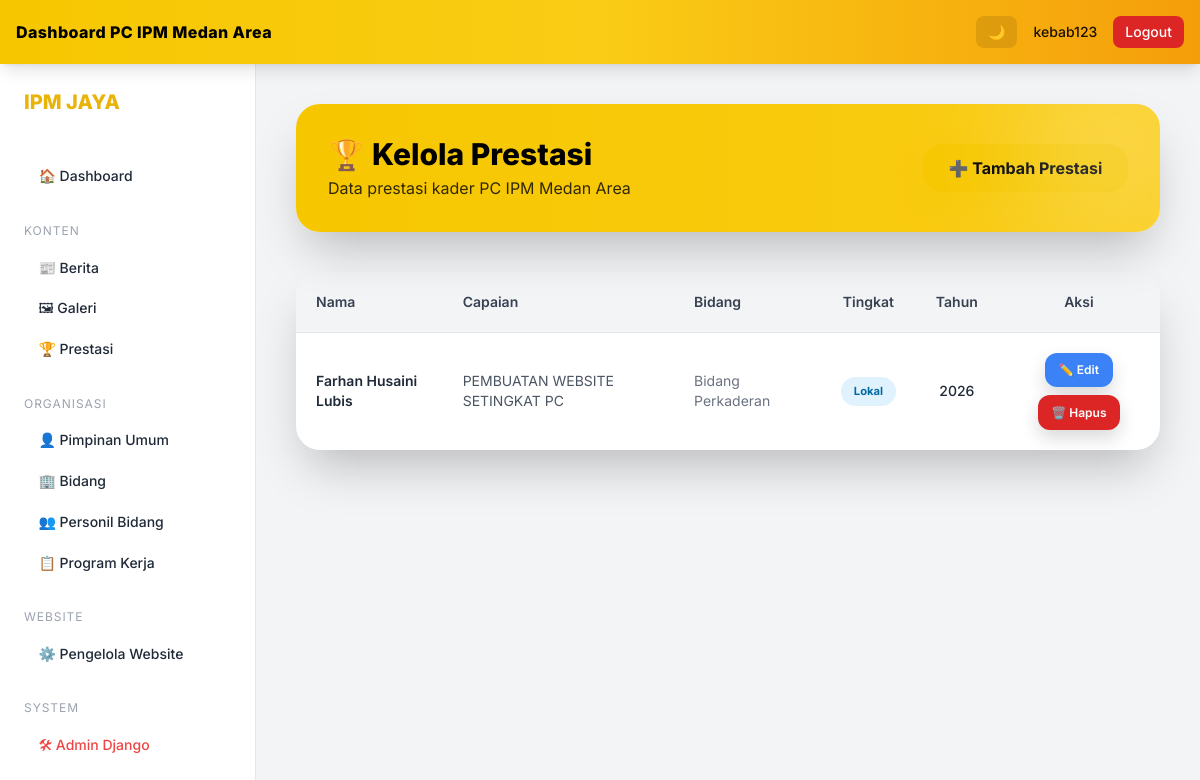
The page /editor/prestasi/ (signed in) on the database its author committed.
### blog/models.py (models this page shows, shortened)
class Prestasi(models.Model):
    nama = models.CharField(max_length=150)
    bidang = models.ForeignKey(
        Bidang,
        on_delete=models.SET_NULL,
        null=True,
        blank=True
    )
    capaian = models.CharField(max_length=200)
    foto = models.ImageField(upload_to='prestasi/', blank=True, null=True)
    tingkat = models.CharField(
        max_length=30,
        choices=[
            ('lokal', 'Lokal'),
            ('daerah', 'Daerah'),
            ('nasional', 'Nasional'),
            ('internasional', 'Internasional'),
        ]
    )
    tahun = models.PositiveIntegerField()
    keterangan = models.TextField(blank=True)
    class Meta:
        ordering = ['-tahun']

class Bidang(models.Model):
    nama = models.CharField(max_length=100)
    slug = models.SlugField(unique=True)
    deskripsi = models.TextField(blank=True)
    foto = models.ImageField(
        upload_to='bidang/',
        blank=True,
        null=True
    )

### blog/views_editor.py (the view)
@login_required
def editor_prestasi(request):
    if not editor_only(request.user):
        return HttpResponseForbidden("Tidak punya akses")
    prestasi_list = Prestasi.objects.select_related('bidang').order_by('-tahun')
    return render(
        request,
        'editor/prestasi/prestasi_list.html',
        {'prestasi_list': prestasi_list}
    )

### blog/context_processors.py (called while the page is built)
def global_user_role(request):
    user = request.user
    return {
        'is_editor': (
            user.is_authenticated and
            user.groups.filter(name__in=['Dewa', 'admin']).exists()
        ),
        'is_dewa': (
            user.is_authenticated and
            user.groups.filter(name='Dewa').exists()
        ),
    }

### blog/views_editor.py (called while the page is built)
def editor_only(user):
    return (
        user.is_authenticated and
        user.groups.filter(name__in=['Dewa', 'admin']).exists()
    )

### templates/editor/prestasi/prestasi_list.html (shortened to what this page needs)
{% extends "editor/base_editor.html" %}
{% block content %}
<div class="max-w-7xl mx-auto space-y-10 animate-fadeIn">
  <div class="relative overflow-hidden rounded-3xl
              bg-gradient-to-r from-[#F6C700] to-yellow-400
              p-8 text-black shadow-2xl">
    <div class="flex flex-col md:flex-row md:items-center md:justify-between gap-4">
      <div>
        <h1 class="text-3xl font-extrabold">
          🏆 Kelola Prestasi
        </h1>
        <p class="mt-1 opacity-80 max-w-xl">
          Data prestasi kader PC IPM Medan Area
        </p>
      </div>
      <a href="{% url 'tambah_prestasi' %}"
         class="btn-primary">
        ➕ Tambah Prestasi
      </a>
    </div>
    <div class="absolute -top-10 -right-10 w-44 h-44 bg-white/30 rounded-full blur-3xl"></div>
  </div>
  <div class="bg-white dark:bg-slate-800 rounded-3xl shadow-2xl overflow-x-auto">
    <table class="w-full text-sm">
      <thead class="bg-gray-100 dark:bg-slate-700 text-gray-700 dark:text-gray-200">
        <tr>
          <th class="p-5 text-left font-semibold">Nama</th>
          <th class="p-5 text-left font-semibold">Capaian</th>
          <th class="p-5 text-left font-semibold">Bidang</th>
          <th class="p-5 text-center font-semibold">Tingkat</th>
          <th class="p-5 text-center font-semibold">Tahun</th>
          <th class="p-5 text-center font-semibold">Aksi</th>
        </tr>
      </thead>
      <tbody>
      {% for p in prestasi_list %}
        <tr class="group border-t dark:border-slate-700
                   hover:bg-yellow-50/60 dark:hover:bg-slate-700/50
                   transition">
          <td class="p-5 font-semibold">
            {{ p.nama }}
          </td>
          <td class="p-5 text-gray-600 dark:text-gray-300">
            {{ p.capaian }}
          </td>
          <td class="p-5 text-gray-500 dark:text-gray-400">
            {{ p.bidang.nama|default:"-" }}
          </td>
          <td class="p-5 text-center">
            <span class="badge-level {{ p.tingkat }}">
              {{ p.tingkat|title }}
            </span>
          </td>
          <td class="p-5 text-center font-medium">
            {{ p.tahun }}
          </td>
          <td class="p-5 text-center">
            <div class="flex flex-wrap justify-center gap-2">
              <a href="{% url 'edit_prestasi' p.id %}"
                 class="action-btn bg-blue-500 hover:bg-blue-600 text-white">
                ✏️ Edit
              </a>
              <form method="post"
                    action="{% url 'hapus_prestasi' p.id %}"
                    onsubmit="return confirm('Yakin hapus prestasi ini?')">
                <button
                  type="submit"
                  class="action-btn bg-red-600 hover:bg-red-700 text-white">
                  🗑️ Hapus
                </button>
              </form>
            </div>
          </td>
        </tr>
      {% empty %}
        <tr>
          <td colspan="6" class="p-10 text-center text-gray-500">
            Belum ada data prestasi yang ditambahkan.
          </td>
        </tr>
      {% endfor %}
      </tbody>
    </table>
  </div>
</div>
{% endblock %}

### templates/editor/base_editor.html (shortened to what this page needs)
{% load static %}
<!DOCTYPE html>
<html lang="id" class="scroll-smooth">
<head>
<script src="https://cdn.tailwindcss.com"></script>
</head>
<body class="bg-gray-100 dark:bg-slate-900 text-gray-800 dark:text-gray-100 transition-colors duration-300">
<header class="fixed top-0 inset-x-0 h-16 z-50
               bg-gradient-to-r from-[#F6C700] via-yellow-400 to-amber-500
               shadow-lg">
<div class="h-full max-w-7xl mx-auto px-4 flex items-center justify-between text-black">
<div class="flex items-center gap-3">
<div class="font-extrabold tracking-wide">
Dashboard PC IPM Medan Area
</div>
</div>
<div class="flex items-center gap-4 text-sm font-medium">
<button id="darkToggle"
class="px-3 py-1.5 rounded-lg bg-black/10 hover:bg-black/20 transition">
🌙
</button>
<span class="hidden sm:inline opacity-90">
{{ request.user.username }}
</span>
<a href="{% url 'logout' %}"
class="px-3 py-1.5 rounded-lg bg-red-600 hover:bg-red-700 text-white transition">
Logout
</a>
</div>
</div>
</header>
<div class="flex pt-16 min-h-screen">
<aside id="sidebar"
class="fixed md:relative
       w-64 bg-white dark:bg-slate-800
       border-r dark:border-slate-700
       min-h-screen p-6
       transform -translate-x-full md:translate-x-0
       transition duration-300 z-40">
<div class="mb-10">
<h1 class="text-xl font-extrabold text-yellow-500">
IPM JAYA
</h1>
</div>
<nav class="space-y-6 text-sm">
<a href="{% url 'editor_dashboard' %}" class="nav">
🏠 Dashboard
</a>
<div>
<p class="section-title">
Konten
</p>
<a href="{% url 'semua_berita' %}" class="nav">
📰 Berita
</a>
<a href="{% url 'editor_galeri' %}" class="nav">
🖼 Galeri
</a>
<a href="{% url 'editor_prestasi' %}" class="nav">
🏆 Prestasi
</a>
</div>
<div>
<p class="section-title">
Organisasi
</p>
<a href="{% url 'editor_pimpinan' %}" class="nav">
👤 Pimpinan Umum
</a>
<a href="{% url 'editor_bidang' %}" class="nav">
🏢 Bidang
</a>
<a href="{% url 'editor_personil_bidang' %}" class="nav">
👥 Personil Bidang
</a>
<a href="{% url 'editor_program_kerja' %}" class="nav">
📋 Program Kerja
</a>
</div>
<div>
<p class="section-title">
Website
</p>
<a href="{% url 'editor_pengelola' %}" class="nav">
⚙️ Pengelola Website
</a>
</div>
<div>
<p class="section-title">
System
</p>
{% if request.user.is_superuser %}
<a href="/admin/" class="nav text-red-500">
🛠 Admin Django
</a>
{% endif %}
</div>
</nav>
</aside>
<main class="flex-1 p-6 md:p-10">
{% block content %}{% endblock %}
</main>
</div>
</body>
</html>

### templates/editor/base_editor.html (style rules this page uses)
body { font-family:'Inter',sans-serif; }
.section-title { font-size:.75rem; text-transform:uppercase; letter-spacing:.08em; color:#9ca3af; margin-bottom:.4rem; }
.nav { display:flex; align-items:center; gap:.6rem; padding:.65rem .9rem; border-radius:.7rem; font-weight:500; transition:.25s; }

### templates/editor/prestasi/prestasi_list.html (style rules this page uses)
.animate-fadeIn { animation:fadeIn .7s ease-out both }
.btn-primary { display:inline-flex; align-items:center; gap:.4rem; padding:.75rem 1.6rem; border-radius:1.25rem; font-weight:700; background:#F6C700; color:black; box-shadow:0 14px 30px rgba(246,199,0,.45); transition:.3s; }
.badge-level { display:inline-flex; align-items:center; padding:.3rem .8rem; border-radius:999px; font-size:.7rem; font-weight:700; }
.badge-level.lokal { background:#e0f2fe; color:#0369a1; }
.action-btn { display:inline-flex; align-items:center; gap:.35rem; padding:.45rem .85rem; border-radius:.75rem; font-size:.75rem; font-weight:600; transition:.25s; box-shadow:0 8px 18px rgba(0,0,0,.15); }

### rows shown on the page
Prestasi: nama "Farhan Husaini Lubis", capaian "PEMBUATAN WEBSITE SETINGKAT PC", bidang.nama "Bidang Perkaderan", tingkat "Lokal", tahun "2026"

### other values the page prints
{{ request.user.username }} "kebab123"
